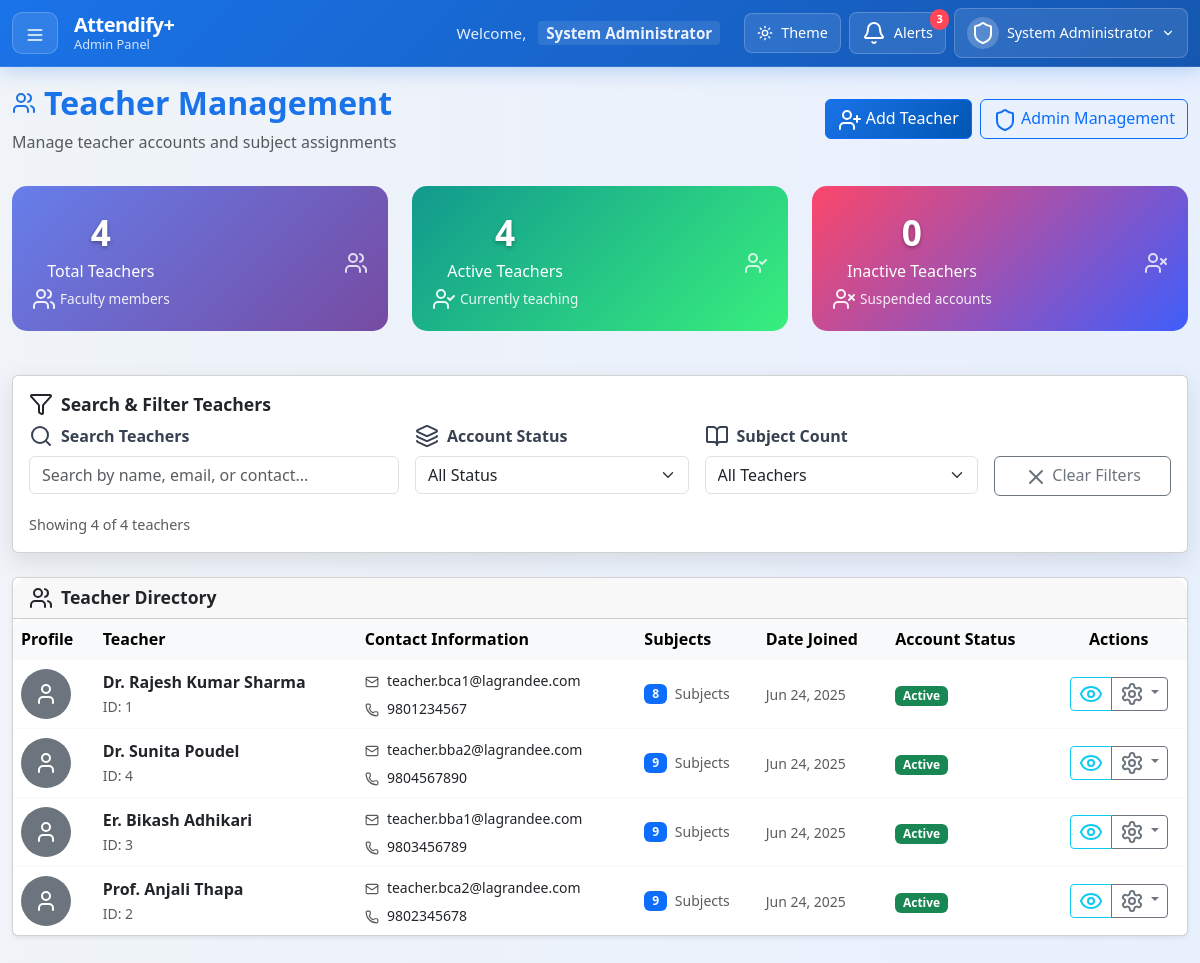
The app's page /views/admin/manage_teacher.php (signed in) with its own data.
### tables this page shows
CREATE TABLE teachers (
  TeacherID INT AUTO_INCREMENT PRIMARY KEY,
  FullName VARCHAR(100) NOT NULL,
  Contact VARCHAR(20),
  Address VARCHAR(200),
  PhotoURL VARCHAR(255),
  LoginID INT NOT NULL UNIQUE,
  FOREIGN KEY (LoginID) REFERENCES login_tbl(LoginID)
);

### views/admin/manage_teacher.php (the view, shortened to what this page needs)
<?php
include '../../config/db_config.php';
$teachers = [];
$sql = "SELECT t.TeacherID, t.FullName, t.Contact, t.Address, l.Email, l.CreatedDate, l.Status,
               t.PhotoURL, COUNT(ts.SubjectID) as SubjectCount
        FROM teachers t
        JOIN login_tbl l ON t.LoginID = l.LoginID
        LEFT JOIN teacher_subject_map ts ON t.TeacherID = ts.TeacherID
        GROUP BY t.TeacherID, t.FullName, t.Contact, t.Address, l.Email, l.CreatedDate, l.Status, t.PhotoURL
        ORDER BY l.Status ASC, t.FullName";
$res = $conn->query($sql);
while ($row = $res->fetch_assoc()) {
  $teachers[] = $row;
}
$stats = [];
$statsQueries = [
  'total_teachers' => "SELECT COUNT(*) as count FROM teachers t JOIN login_tbl l ON t.LoginID = l.LoginID",
  'active_teachers' => "SELECT COUNT(*) as count FROM teachers t JOIN login_tbl l ON t.LoginID = l.LoginID WHERE l.Status = 'active'",
  'inactive_teachers' => "SELECT COUNT(*) as count FROM teachers t JOIN login_tbl l ON t.LoginID = l.LoginID WHERE l.Status = 'inactive'"
];
foreach ($statsQueries as $key => $query) {
  $result = $conn->query($query);
  $stats[$key] = $result->fetch_assoc()['count'];
}
?>
<!DOCTYPE html>
<html lang="en">
<head>
  <link rel="stylesheet" href="../../assets/css/manage_teacher.css" />
  <link href="https://cdn.jsdelivr.net/npm/bootstrap@5.3.0/dist/css/bootstrap.min.css" rel="stylesheet" />
</head>
<body>
  <?php include '../components/navbar_admin.php'; ?>
  <div class="container-fluid dashboard-container">
    <div class="page-header d-flex justify-content-between align-items-center flex-wrap">
      <div>
        <h2 class="page-title">
          <i data-lucide="users"></i>
          Teacher Management
        </h2>
        <p class="text-muted mb-0">Manage teacher accounts and subject assignments</p>
      </div>
      <div class="d-flex gap-2 flex-wrap">
        <button class="btn btn-primary" data-bs-toggle="modal" data-bs-target="#addTeacherModal">
          <i data-lucide="user-plus"></i> Add Teacher
        </button>
        <a href="manage_admin.php" class="btn btn-outline-primary">
          <i data-lucide="shield"></i> Admin Management
        </a>
      </div>
    </div>
    <div class="row g-4 mb-4">
      <div class="col-md-4">
        <div class="stat-card text-center">
          <div class="d-flex justify-content-between align-items-center">
            <div>
              <div class="stat-number"><?= $stats['total_teachers'] ?></div>
              <div class="stat-label">Total Teachers</div>
              <div class="stat-change">
                <i data-lucide="users"></i>
                <span>Faculty members</span>
              </div>
            </div>
            <div class="stats-icon">
              <i data-lucide="users"></i>
            </div>
          </div>
        </div>
      </div>
      <div class="col-md-4">
        <div class="stat-card teachers text-center">
          <div class="d-flex justify-content-between align-items-center">
            <div>
              <div class="stat-number"><?= $stats['active_teachers'] ?></div>
              <div class="stat-label">Active Teachers</div>
              <div class="stat-change">
                <i data-lucide="user-check"></i>
                <span>Currently teaching</span>
              </div>
            </div>
            <div class="stats-icon">
              <i data-lucide="user-check"></i>
            </div>
          </div>
        </div>
      </div>
      <div class="col-md-4">
        <div class="stat-card admins text-center">
          <div class="d-flex justify-content-between align-items-center">
            <div>
              <div class="stat-number"><?= $stats['inactive_teachers'] ?></div>
              <div class="stat-label">Inactive Teachers</div>
              <div class="stat-change">
                <i data-lucide="user-x"></i>
                <span>Suspended accounts</span>
              </div>
            </div>
            <div class="stats-icon">
              <i data-lucide="user-x"></i>
            </div>
          </div>
        </div>
      </div>
    </div>
    <div class="card mb-4">
      <div class="card-body">
        <h6 class="card-title">
          <i data-lucide="filter"></i>
          Search & Filter Teachers
        </h6>
        <div class="row g-3">
          <div class="col-md-4">
            <label class="form-label">
              <i data-lucide="search"></i>
              Search Teachers
            </label>
            <input id="teacherSearch" type="text" class="form-control" placeholder="Search by name, email, or contact..." />
          </div>
          <div class="col-md-3">
            <label class="form-label">
              <i data-lucide="layers"></i>
              Account Status
            </label>
            <select id="filterStatus" class="form-select">
              <option value="">All Status</option>
            </select>
          </div>
          <div class="col-md-3">
            <label class="form-label">
              <i data-lucide="book-open"></i>
              Subject Count
            </label>
            <select id="filterSubjectCount" class="form-select">
              <option value="">All Teachers</option>
            </select>
          </div>
          <div class="col-md-2">
            <label class="form-label">&nbsp;</label>
            <button id="clearFilters" class="btn btn-outline-secondary d-block w-100">
              <i data-lucide="x"></i>
              Clear Filters
            </button>
          </div>
        </div>
        <div class="mt-3">
          <small id="resultsCount" class="text-muted"></small>
        </div>
      </div>
    </div>
    <div class="card shadow-sm">
      <div class="card-header">
        <h6 class="card-title mb-0">
          <i data-lucide="users"></i>
          Teacher Directory
        </h6>
      </div>
      <div class="table-responsive">
        <table id="teachersTable" class="table table-hover align-middle mb-0">
          <thead class="table-light">
            <tr>
              <th>Profile</th>
              <th>Teacher</th>
              <th>Contact Information</th>
              <th>Subjects</th>
              <th>Date Joined</th>
              <th>Account Status</th>
              <th class="text-center">Actions</th>
            </tr>
          </thead>
          <tbody id="teachersTableBody">
            <?php foreach ($teachers as $teacher): ?>
              <tr class="teacher-row"
                data-name="<?= strtolower(htmlspecialchars($teacher['FullName'])) ?>"
                data-email="<?= strtolower(htmlspecialchars($teacher['Email'])) ?>"
                data-contact="<?= htmlspecialchars($teacher['Contact']) ?>"
                data-status="<?= htmlspecialchars($teacher['Status']) ?>"
                data-subject-count="<?= $teacher['SubjectCount'] ?>">
                <td>
                  <?php if (!empty($teacher['PhotoURL']) && file_exists($teacher['PhotoURL'])): ?>
                    <img src="<?= htmlspecialchars($teacher['PhotoURL']) ?>"
                      alt="<?= htmlspecialchars($teacher['FullName']) ?>"
                      class="teacher-photo">
                  <?php else: ?>
                    <div class="teacher-placeholder">
                      <i data-lucide="user"></i>
                    </div>
                  <?php endif; ?>
                </td>
                <td>
                  <div>
                    <div class="fw-semibold"><?= htmlspecialchars($teacher['FullName']) ?></div>
                    <small class="text-muted">ID: <?= $teacher['TeacherID'] ?></small>
                  </div>
                </td>
                <td>
                  <div>
                    <div class="mb-1">
                      <i data-lucide="mail" class="me-1 text-muted" style="width: 14px; height: 14px;"></i>
                      <small><?= htmlspecialchars($teacher['Email']) ?></small>
                    </div>
                    <?php if (!empty($teacher['Contact'])): ?>
                      <div>
                        <i data-lucide="phone" class="me-1 text-muted" style="width: 14px; height: 14px;"></i>
                        <small><?= htmlspecialchars($teacher['Contact']) ?></small>
                      </div>
                    <?php endif; ?>
                  </div>
                </td>
                <td>
                  <div class="d-flex align-items-center">
                    <span class="badge bg-primary me-2"><?= $teacher['SubjectCount'] ?></span>
                    <small class="text-muted">
                      <?= $teacher['SubjectCount'] == 1 ? 'Subject' : 'Subjects' ?>
                    </small>
                  </div>
                </td>
                <td>
                  <small class="text-muted">
                    <?= date('M j, Y', strtotime($teacher['CreatedDate'])) ?>
                  </small>
                </td>
                <td>
                  <span class="badge <?= $teacher['Status'] === 'active' ? 'bg-success' : 'bg-danger' ?> status-badge">
                    <?= ucfirst($teacher['Status']) ?>
                  </span>
                </td>
                <td class="text-center">
                  <div class="btn-group" role="group">
                    <button class="btn btn-sm btn-outline-info"
                      data-bs-toggle="modal"
                      data-bs-target="#viewTeacherModal<?= $teacher['TeacherID'] ?>"
                      title="View Details">
                      <i data-lucide="eye"></i>
                    </button>
                    <div class="btn-group" role="group">
                      <button class="btn btn-sm btn-outline-secondary dropdown-toggle" data-bs-toggle="dropdown" title="Change Status">
                        <i data-lucide="settings"></i>
                      </button>
                    </div>
                  </div>
                </td>
              </tr>
            <?php endforeach; ?>
          </tbody>
        </table>
      </div>
    </div>
  </div>
</body>
</html>

### views/components/navbar_admin.php (shortened to what this page needs)
<nav class="navbar navbar-expand-lg navbar-dark admin-navbar">
    <div class="container-fluid">
        <div class="d-flex align-items-center">
            <button class="btn navbar-toggle-btn me-3" id="sidebarToggle" title="Toggle Sidebar">
                <i data-lucide="menu" class="navbar-icon"></i>
            </button>
            <a class="navbar-brand d-flex align-items-center gap-2" href="../admin/dashboard_admin.php">
                <div class="brand-text">
                    <span class="brand-main">Attendify+</span>
                    <span class="brand-sub">Admin Panel</span>
                </div>
            </a>
        </div>
        <div class="d-none d-lg-flex navbar-nav ms-auto align-items-center gap-2">
            <div class="navbar-text welcome-text">
                <span class="welcome-label">Welcome,</span>
                <span class="welcome-name"><?= htmlspecialchars($_SESSION['Username']) ?></span>
            </div>
            <button class="btn navbar-btn theme-toggle-btn" onclick="toggleTheme()" title="Toggle Dark/Light Mode">
                <i data-lucide="sun" class="theme-icon light-icon"></i>
                <span class="btn-text d-none d-xxl-inline">Theme</span>
            </button>
            <div class="dropdown notification-dropdown-wrapper">
                <button class="btn navbar-btn notification-btn" type="button" data-bs-toggle="dropdown" aria-expanded="false" title="Notifications">
                    <i data-lucide="bell"></i>
                    <span class="notification-badge">3</span>
                    <span class="btn-text d-none d-xxl-inline">Alerts</span>
                </button>
            </div>
            <div class="dropdown profile-dropdown-wrapper">
                <button class="btn navbar-btn profile-btn" type="button" data-bs-toggle="dropdown" aria-expanded="false" title="Profile Menu">
                    <div class="profile-avatar">
                        <i data-lucide="shield"></i>
                    </div>
                    <span class="btn-text d-none d-xxl-inline"><?= htmlspecialchars($_SESSION['Username']) ?></span>
                    <i data-lucide="chevron-down" class="dropdown-arrow d-none d-xxl-inline"></i>
                </button>
            </div>
        </div>
    </div>
</nav>
<link rel="stylesheet" href="../../assets/css/navbar_admin.css">

### assets/css/navbar_admin.css (style rules this page uses)
:root { --accent-light: #1a73e8; --accent-dark: #047857; --card-light: #ffffff; --card-dark: #1f2937; --text-light: #374151; --text-dark: #f9fafb; --text-muted-light: #6b7280; --text-muted-dark: #9ca3af; --hover-light: #f3f4f6; --hover-dark: #374151; --navbar-height: 60px; }
.admin-navbar { background: linear-gradient(135deg, var(--accent-light) 0%, #1557b0 100%) !important; box-shadow: 0 2px 20px rgba(26, 115, 232, 0.3); border-bottom: 1px solid rgba(255, 255, 255, 0.1); min-height: var(--navbar-height); z-index: 1060; transition: all 0.3s ease; position: fixed; top: 0; left: 0; right: 0; }
.navbar-toggle-btn { background: rgba(255, 255, 255, 0.1); border: 1px solid rgba(255, 255, 255, 0.2); color: white; border-radius: 10px; padding: 8px 12px; transition: all 0.3s ease; }
.navbar-icon { width: 20px; height: 20px; }
.navbar-brand { text-decoration: none; color: white !important; font-weight: 600; transition: all 0.3s ease; }
.brand-text { display: flex; flex-direction: column; line-height: 1.2; }
.brand-main { font-size: 1.25rem; font-weight: 700; letter-spacing: -0.5px; }
.brand-sub { font-size: 0.8rem; opacity: 0.8; font-weight: 400; }
.welcome-text { color: rgba(255, 255, 255, 0.9); font-size: 0.95rem; margin-right: 1rem; }
.welcome-label { font-weight: 400; margin-right: 0.5rem; }
.welcome-name { font-weight: 600; background: rgba(255, 255, 255, 0.1); padding: 2px 8px; border-radius: 4px; }
.navbar-btn { background: rgba(255, 255, 255, 0.1); border: 1px solid rgba(255, 255, 255, 0.2); color: white; border-radius: 8px; padding: 8px 12px; display: flex; align-items: center; gap: 0.5rem; transition: all 0.3s ease; font-size: 0.9rem; font-weight: 500; }
.theme-toggle-btn { position: relative; }
.theme-icon { width: 16px; height: 16px; transition: all 0.3s ease; }
.notification-btn { position: relative; }
.notification-badge { position: absolute; top: -4px; right: -4px; background: #ff4757; color: white; font-size: 0.7rem; padding: 2px 6px; border-radius: 10px; min-width: 18px; text-align: center; font-weight: 600; animation: pulse 2s infinite; }
.profile-btn { min-width: auto; }
.profile-avatar { background: rgba(255, 255, 255, 0.2); border-radius: 50%; width: 32px; height: 32px; display: flex; align-items: center; justify-content: center; }
.dropdown-arrow { width: 14px; height: 14px; transition: transform 0.3s ease; }
body { padding-top: var(--navbar-height) !important; }
.dashboard-container { padding-top: 1.5rem !important; padding-bottom: 2rem; }
.page-header { margin-bottom: 2rem; }
@media (min-width: 1200px) { .navbar-btn .btn-text { display: inline !important; } }
@media (min-width: 1200px) { .dropdown-arrow { display: inline !important; } }

### records on screen
teachers: FullName "Dr. Rajesh Kumar Sharma", TeacherID "1", LoginID.Email "teacher.bca1@lagrandee.com", Contact "9801234567", SubjectCount "8", LoginID.CreatedDate "Jun 24, 2025", LoginID.Status "Active"
teachers: FullName "Dr. Sunita Poudel", TeacherID "4", LoginID.Email "teacher.bba2@lagrandee.com", Contact "9804567890", SubjectCount "9", LoginID.CreatedDate "Jun 24, 2025", LoginID.Status "Active"
teachers: FullName "Er. Bikash Adhikari", TeacherID "3", LoginID.Email "teacher.bba1@lagrandee.com", Contact "9803456789", SubjectCount "9", LoginID.CreatedDate "Jun 24, 2025", LoginID.Status "Active"
teachers: FullName "Prof. Anjali Thapa", TeacherID "2", LoginID.Email "teacher.bca2@lagrandee.com", Contact "9802345678", SubjectCount "9", LoginID.CreatedDate "Jun 24, 2025", LoginID.Status "Active"

### other values on screen
$_SESSION['Username'] "System Administrator"
$stats['total_teachers'] "4"
$stats['active_teachers'] "4"
$stats['inactive_teachers'] "0"
